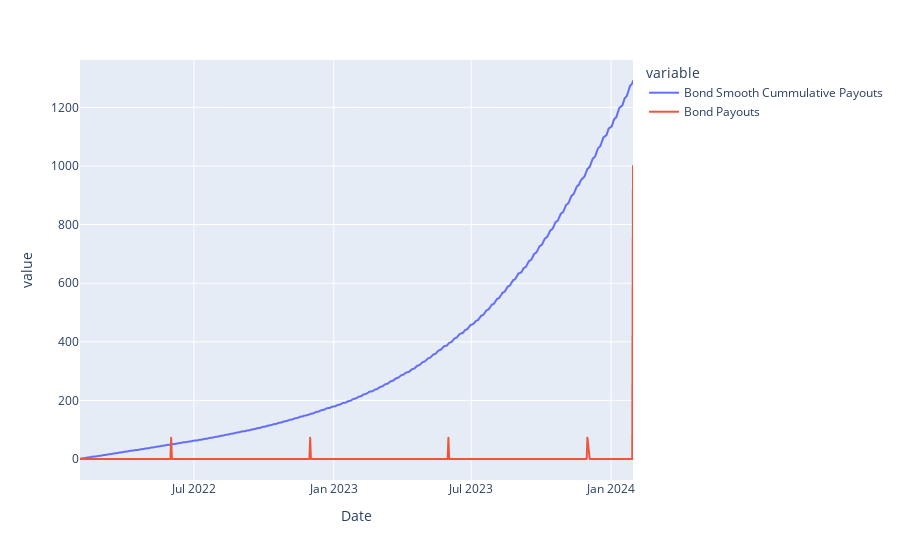

Here is the notebook cell this chart was saved with:
### Code cell
# Generate the bond payout information

BOND = "CRC5112526"

bond_face_value = 1000
bond_coupon_rate = 0.0725
bond_coupon_payout = bond_face_value * bond_coupon_rate  # semi-annually
bond_purchase_price = bond_face_value * 0.95

df_bond = pd.DataFrame()
df_bond.index = df_raw.index
df_bond["Date"] = df_raw["Date"]
df_bond["Bond Payout Flag"] = df_bond["Date"].apply(lambda x: 1 if x.day == 1 and x.month in (6, 12) else 0)  # semi-annually
df_bond["Bond Payouts"] = df_bond["Bond Payout Flag"].apply(lambda x: bond_coupon_payout if x > 0 else 0.0)

df_bond["Bond Payouts"].iloc[-1] = bond_face_value

N = df_bond.shape[0]

M = (df_bond["Bond Payouts"].sum() - bond_face_value) / N
df_bond["Bond Uniform Coupon Payouts"] = np.array([M * (x + 1) for x in range(N)])

M = bond_face_value / N
exponent = N * 0.008
df_bond["Bond Nonlinear Face Value Payouts"] = np.array([M * ((x + 1) / N)**exponent for x in range(N)])
adjustment_rate = bond_face_value / df_bond["Bond Nonlinear Face Value Payouts"].iloc[-1]
df_bond["Bond Nonlinear Face Value Payouts"] = df_bond["Bond Nonlinear Face Value Payouts"] * adjustment_rate
df_bond["Bond Smooth Cummulative Payouts"] = df_bond["Bond Nonlinear Face Value Payouts"] + df_bond["Bond Uniform Coupon Payouts"]
df_bond["Bond Smooth Cummulative Payouts Normalized"] = df_bond["Bond Smooth Cummulative Payouts"] / df_bond["Bond Smooth Cummulative Payouts"].mean()


px.line(df_bond, x="Date", y=["Bond Smooth Cummulative Payouts", "Bond Payouts"])

### Figure 1 — Plotly figure (JSON) as saved in the notebook; plotly's stock layout.template omitted (floating-point values rounded to 4 significant figures; data arrays with more than 128 entries replaced by an {"elided": "..."} marker saying what was removed)
{"data": [{"hovertemplate": "variable=Bond Smooth Cummulative Payouts<br>Date=%{x}<br>value=%{y}<extra></extra>", "legendgroup": "Bond Smooth Cummulative Payouts", "line": {"color": "#636efa", "dash": "solid"}, "marker": {"symbol": "circle"}, "mode": "lines", "name": "Bond Smooth Cummulative Payouts", "showlegend": true, "type": "scattergl", "x": {"elided": "501 str values"}, "xaxis": "x", "y": {"elided": "501 float values"}, "yaxis": "y"}, {"hovertemplate": "variable=Bond Payouts<br>Date=%{x}<br>value=%{y}<extra></extra>", "legendgroup": "Bond Payouts", "line": {"color": "#EF553B", "dash": "solid"}, "marker": {"symbol": "circle"}, "mode": "lines", "name": "Bond Payouts", "showlegend": true, "type": "scattergl", "x": {"elided": "501 str values"}, "xaxis": "x", "y": {"elided": "501 float values"}, "yaxis": "y"}], "layout": {"autosize": true, "legend": {"title": {"text": "variable"}, "tracegroupgap": 0}, "margin": {"t": 60}, "xaxis": {"anchor": "y", "autorange": true, "domain": [0, 1], "range": ["2022-02-01", "2024-01-30"], "title": {"text": "Date"}, "type": "date"}, "yaxis": {"anchor": "x", "autorange": true, "domain": [0, 1], "range": [-71.67, 1362.0], "title": {"text": "value"}, "type": "linear"}}}
